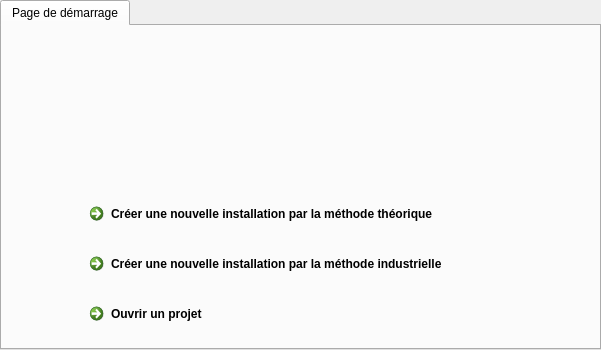
<?xml version="1.0" encoding="UTF-8"?>
<ui version="4.0">
 <class>FrmAccueil</class>
 <widget class="QWidget" name="FrmAccueil">
  <property name="geometry">
   <rect>
    <x>0</x>
    <y>0</y>
    <width>601</width>
    <height>350</height>
   </rect>
  </property>
  <property name="maximumSize">
   <size>
    <width>16777215</width>
    <height>16777215</height>
   </size>
  </property>
  <property name="windowTitle">
   <string>Form</string>
  </property>
  <property name="autoFillBackground">
   <bool>true</bool>
  </property>
  <layout class="QGridLayout" name="gridLayout">
   <property name="margin">
    <number>0</number>
   </property>
   <item row="0" column="0">
    <widget class="QTabWidget" name="tabWidget">
     <property name="autoFillBackground">
      <bool>false</bool>
     </property>
     <property name="styleSheet">
      <string notr="true">image: url(:/images/background-app.jpg);</string>
     </property>
     <property name="currentIndex">
      <number>0</number>
     </property>
     <widget class="QWidget" name="tab">
      <attribute name="title">
       <string>Page de démarrage</string>
      </attribute>
      <widget class="QCommandLinkButton" name="btn_new_mt">
       <property name="geometry">
        <rect>
         <x>80</x>
         <y>170</y>
         <width>371</width>
         <height>41</height>
        </rect>
       </property>
       <property name="text">
        <string>Créer une nouvelle installation par la méthode théorique</string>
       </property>
       <property name="icon">
        <iconset resource="boutons.qrc">
         <normaloff>:/images/new_mt.png</normaloff>:/images/new_mt.png</iconset>
       </property>
      </widget>
      <widget class="QCommandLinkButton" name="btn_new_mi">
       <property name="geometry">
        <rect>
         <x>80</x>
         <y>220</y>
         <width>371</width>
         <height>41</height>
        </rect>
       </property>
       <property name="text">
        <string>Créer une nouvelle installation par la méthode industrielle</string>
       </property>
       <property name="icon">
        <iconset resource="boutons.qrc">
         <normaloff>:/images/new_mi.png</normaloff>:/images/new_mi.png</iconset>
       </property>
      </widget>
      <widget class="QCommandLinkButton" name="btn_open_project">
       <property name="geometry">
        <rect>
         <x>80</x>
         <y>270</y>
         <width>371</width>
         <height>41</height>
        </rect>
       </property>
       <property name="text">
        <string>Ouvrir un projet</string>
       </property>
       <property name="icon">
        <iconset resource="images.qrc">
         <normaloff>:/images/open_2.png</normaloff>:/images/open_2.png</iconset>
       </property>
      </widget>
     </widget>
    </widget>
   </item>
  </layout>
 </widget>
 <resources>
  <include location="boutons.qrc"/>
  <include location="images.qrc"/>
 </resources>
 <connections/>
</ui>
